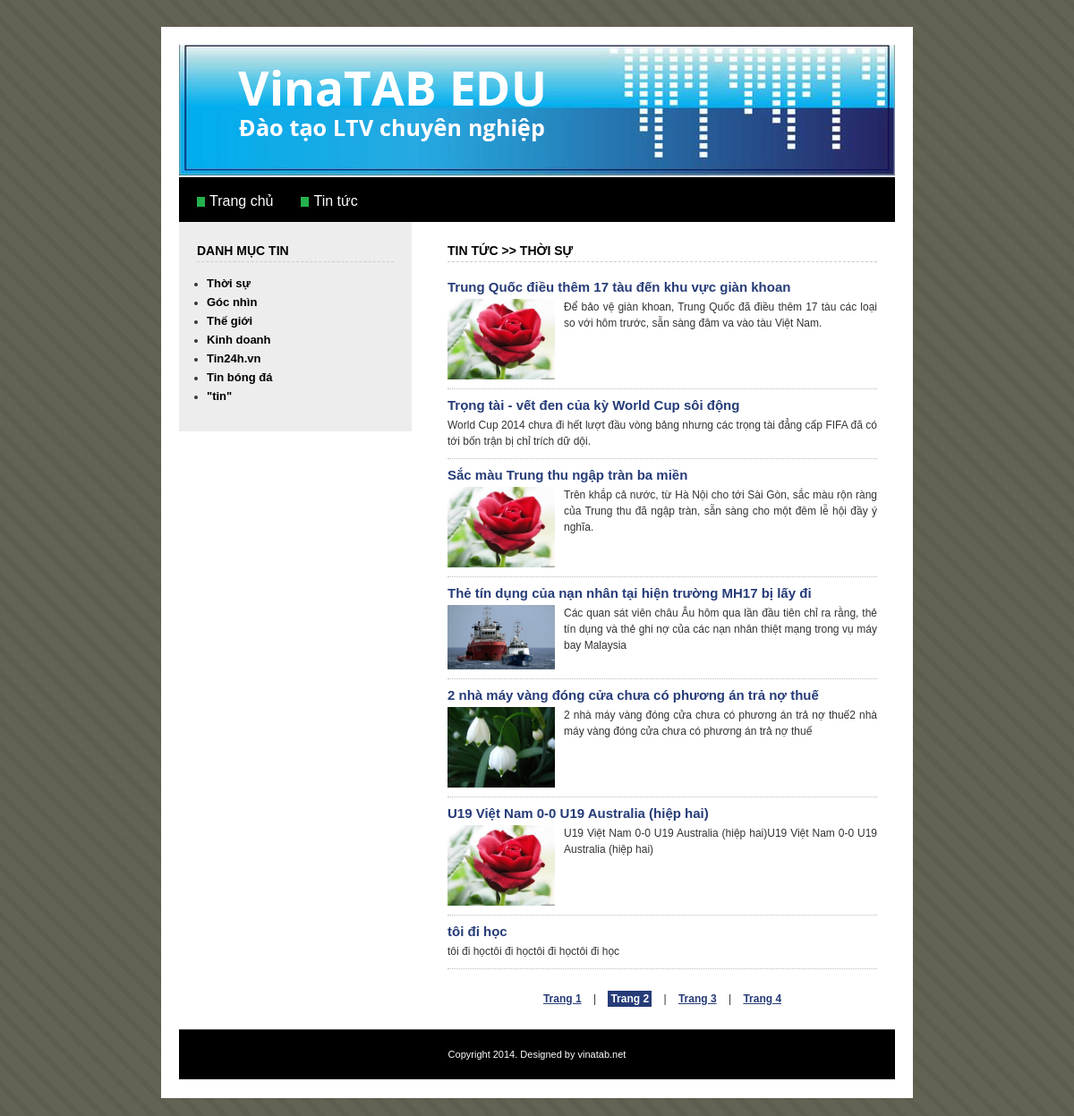
Screenshot of /danhmuc.php?id_dmt=1 with the database file from the repository.
### tables this page shows
CREATE TABLE `category` (
  `id_cat` int(255) NOT NULL,
  `name` varchar(120) NOT NULL
);

CREATE TABLE `news` (
  `id_news` int(255) NOT NULL,
  `name` varchar(200) NOT NULL,
  `preview_text` text NOT NULL,
  `detail_text` text,
  `id_cat` int(255) NOT NULL,
  `picture` varchar(120) NOT NULL
);

### danhmuc.php (the view, shortened to what this page needs)
<?php require_once $_SERVER['DOCUMENT_ROOT'].'/BNews/templates/public/inc/header.php';?>
				<div class="leftpanel">
					<?php require_once $_SERVER['DOCUMENT_ROOT'].'/BNews/templates/public/inc/left_bar.php';?>
				</div>
				<div class="rightpanel">
					<div class="rightbody">
					<?php
					include_once $_SERVER['DOCUMENT_ROOT'].'/BNews/function/dbconnect.php';
					$id_DMT = $_REQUEST['id_dmt'];
					$sqlDMT = "SELECT * FROM category WHERE id_cat = {$id_DMT} ORDER BY id_cat DESC";
					$result = $mysqli -> query($sqlDMT);
					$arr_DMT = mysqli_fetch_assoc($result);
					$ten_DMT = $arr_DMT['name'];
					?>
						<h1 class="title">Tin tức >> <?php echo $ten_DMT; ?></h1>
						<div class="items-new">
							<ul>
							<?php
							$query = "SELECT * FROM news WHERE id_cat = {$id_DMT}";
							$result = $mysqli -> query($query);
							while($arr_TT = mysqli_fetch_assoc($result)){
								$ten_tt = $arr_TT['name'];
								$id_news = $arr_TT['id_news'];
								$pre = $arr_TT['preview_text'];
								$hinhanh = $arr_TT['picture'];
								$url = '/BNews/files/'.$hinhanh;
							?>
								<li>
									<h2>
										<a href="chitiet.php?id_tt=<?php echo $id_news;?>" title=""><?php echo $ten_tt;?></a>
									</h2>
									<div class="item">
										<a href="chitiet.php?id_tt=<?php echo $id_news;?>" title=""><img src="<?php echo $url; ?>" alt="" /></a>
										<p><?php echo $pre; ?></p>
									</div>
								</li>
							<?php
							}
							?>
							</ul>
							<div class="paginator">
								<a href="">Trang 1</a> |
								<a href="" class="active">Trang 2</a> |
								<a href="">Trang 3</a> |
								<a href="">Trang 4</a>
							</div>
						</div>
					</div>
				</div>
<?php require_once $_SERVER['DOCUMENT_ROOT'].'/BNews/templates/public/inc/footer.php';?>

### templates/public/inc/left_bar.php
<?php
	include_once $_SERVER['DOCUMENT_ROOT']."/BNews/function/dbconnect.php";
	$queryDMT = "SELECT * FROM category";
	$result = $mysqli->query($queryDMT);
?>
<h2>Danh mục tin</h2>
<ul>
	<?php
	while($rowDMT = mysqli_fetch_assoc($result)){
		$idDMT = $rowDMT['id_cat'];
		$TenDanhMucTin = $rowDMT['name'];
	?>
	<li><a href="danhmuc.php?id_dmt=<?php echo $idDMT;?>"><?php echo $TenDanhMucTin; ?></a></li>
	<?php
	}
	?>
</ul>

### templates/public/css/style.css (style rules this page uses)
html, body, div, span, applet, object, iframe, h1, h2, h3, h4, h5, h6, p, blockquote, pre, a, abbr, acronym, address, big, cite, code, del, dfn, em, img, ins, kbd, q, s, samp, small, strike, strong, sub, sup, tt, var, b, u, i, center, dl, dt, dd, ol, ul, li, fieldset, form, label, legend, table, caption, tbody, tfoot, thead, tr, th, td, article, aside, canvas, details, embed, figure, figcaption, footer, header, hgroup, menu, nav, output, ruby, section, summary, time, mark, audio, video { margin: 0; padding: 0; border: 0; font-size: 100%; }
body { line-height: 1; }
ol, ul { list-style: none; }
body { background-image: url("../images/bg.jpg"); background-repeat: repeat; color: #333333; font-family: Arial,Helvetica,sans-serif; font-size: 12px; margin: 30px 0 0; }
a { color: #0628AE; text-decoration: underline; }
.leftpanel { background-color: #EDEDED; float: left; padding: 25px 20px; position: relative; width: 220px; }
.leftpanel h2 { border-bottom: 1px dashed #CCCCCC; color: #000000; font-size: 14px; line-height: 100%; margin-bottom: 17px; padding-bottom: 5px; text-transform: uppercase; }
.leftpanel ul { list-style-type: none; margin-left: 11px; }
.leftpanel ul li { list-style: disc outside none; margin: 8px 0; }
.leftpanel ul li a { color: #000000; font-size: 13px; font-weight: bold; text-decoration: none; }
.rightpanel { float: left; width: 540px; }
.rightbody { float: left; padding: 25px 0 25px 40px; text-align: justify; width: 480px; }
.rightbody p { line-height: 20px; }
.title { border-bottom: 1px dashed #CCCCCC; color: #000000; font-size: 14px; line-height: 100%; margin-bottom: 10px; padding-bottom: 5px; text-transform: uppercase; }
.items-new ul { list-style: none outside none; }
.items-new ul li { border-bottom: 1px dotted #BBBBBB; padding: 10px 0; }
.items-new ul li h2 { margin-bottom: 6px; }
.items-new ul li h2 a { font-size: 15px; text-decoration: none; color:#263C78; }
.items-new ul li .item img { float: left; margin-right: 10px; width: 120px; }
.items-new ul li .item p { line-height: 18px; }
.paginator { margin-top: 16px; text-align: center; }
.paginator a { color: #263C78; font-weight: bold; margin: 0 10px; display: inline-block; margin-top: 8px; }
.paginator a.active { background: none repeat scroll 0 0 #263C78; color: #FFFFFF; padding: 3px; text-decoration: none; }

### rows the page displays
category: name "Thời sự", name "THỜI SỰ"
category: name "Góc nhìn"
category: name "Thế giới"
category: name "Kinh doanh"
category: name "Tin24h.vn"
category: name "Tin bóng đá"
category: name "\"tin\""
news: name "Trung Quốc điều thêm 17 tàu đến khu vực giàn khoan", picture (picture), preview_text "Để bảo vệ giàn khoan, Trung Quốc đã điều thêm 17 tàu các loại so với hôm trước, sẵn sàng đâm va vào tàu Việt Nam."
news: name "Trọng tài - vết đen của kỳ World Cup sôi động", preview_text "World Cup 2014 chưa đi hết lượt đầu vòng bảng nhưng các trọng tài đẳng cấp FIFA đã có tới bốn trận bị chỉ trích dữ dội."
news: name "Sắc màu Trung thu ngập tràn ba miền", picture (picture), preview_text "Trên khắp cả nước, từ Hà Nội cho tới Sài Gòn, sắc màu rộn ràng của Trung thu đã ngập tràn, sẵn sàng cho một đêm lễ hội đầy ý nghĩa."
news: name "Thẻ tín dụng của nạn nhân tại hiện trường MH17 bị lấy đi", picture (picture), preview_text "Các quan sát viên châu Âu hôm qua lần đầu tiên chỉ ra rằng, thẻ tín dụng và thẻ ghi nợ của các nạn nhân thiệt mạng trong vụ máy bay Malaysia"
news: name "2 nhà máy vàng đóng cửa chưa có phương án trả nợ thuế", picture (picture), preview_text "2 nhà máy vàng đóng cửa chưa có phương án trả nợ thuế2 nhà máy vàng đóng cửa chưa có phương án trả nợ thuế"
news: name "U19 Việt Nam 0-0 U19 Australia (hiệp hai)", picture (picture), preview_text "U19 Việt Nam 0-0 U19 Australia (hiệp hai)U19 Việt Nam 0-0 U19 Australia (hiệp hai)"
news: name "tôi đi học", preview_text "tôi đi họctôi đi họctôi đi họctôi đi học"
